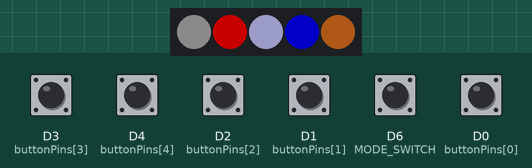
Bench run of a sketch on a simulated ESP8266 (NodeMCU). On the bench: 5 RGB LEDs in strip order, left to right. The test bench sets the inputs (shaded band); at power-on: D0 (buttonPins[0]), D1 (buttonPins[1]), D2 (buttonPins[2]), D3 (buttonPins[3]), D4 (buttonPins[4]), D6 (MODE_SWITCH) HIGH. Dim RGB values are drawn brighter than linear.

Above: at 0.1 s.
1.3 s: D3 (buttonPins[3]) pulled LOW for 0.15 s
At 3.6 s:
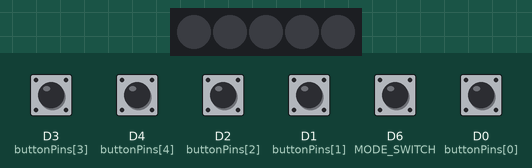
3.9 s: D4 (buttonPins[4]) pulled LOW for 0.15 s
At 4.4 s:
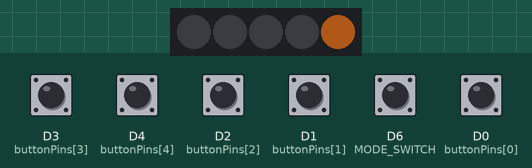
6.5 s: D2 (buttonPins[2]) pulled LOW for 0.15 s
At 7.4 s:
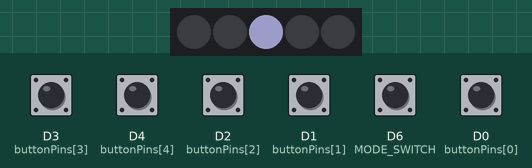
9.1 s: D1 (buttonPins[1]) pulled LOW for 0.15 s
At 9.6 s:
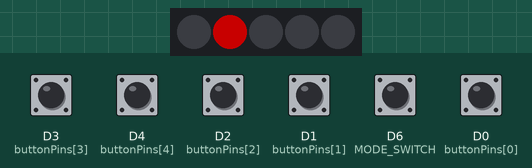
11.7 s: D0 (buttonPins[0]) pulled LOW for 0.15 s
At 12.6 s:
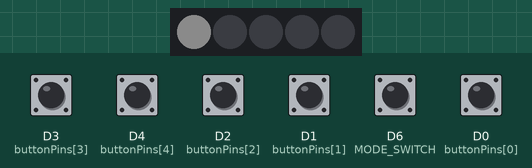
14.3 s: D0 (buttonPins[0]) pulled LOW for 1 s
At 17.3 s:
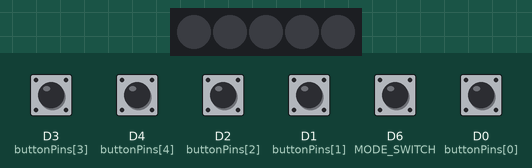
Timing chart, 0 to 18.8 s (numbered marks = the images above; inputs shaded):
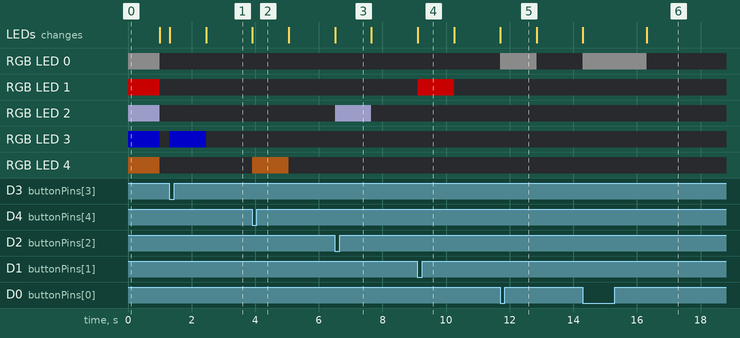

The sketch:

switchtester.ino
```cpp
#include <FastLED.h>

#define NUM_LEDS      5
#define DATA_PIN      D5
#define MODE_SWITCH   D6

const int buttonPins[NUM_LEDS] = {D0, D1, D2, D3, D4};

CRGB leds[NUM_LEDS];

const CRGB switchColors[NUM_LEDS] = {
  CRGB(30, 30, 30),    //Black
  CRGB::Red,           //Red
  CRGB(200, 200, 255), //Silver
  CRGB::Blue,          //Blue
  CRGB(139, 69, 19)    //Brown
};

//LED Reactive Mode
unsigned long lightTimers[NUM_LEDS] = {0, 0, 0, 0, 0};
const int LIGHT_DURATION = 1000; //One second fade

void setup() {
  pinMode(MODE_SWITCH, INPUT_PULLUP);

  for (int i = 0; i < NUM_LEDS; i++) {
    pinMode(buttonPins[i], INPUT_PULLUP);
  }

  FastLED.addLeds<WS2812B, DATA_PIN, GRB>(leds, NUM_LEDS);
  FastLED.setBrightness(100); //LED strength 0 - 255
}

void loop() {
  bool isAlwaysOnMode = (digitalRead(MODE_SWITCH) == LOW); //Read slider switch
  unsigned long currentTime = millis();

  for (int i = 0; i < NUM_LEDS; i++) {

    bool isPressed = (digitalRead(buttonPins[i]) == LOW); //Low = pressed

    if (isPressed) {
      lightTimers[i] = currentTime;
    }

    if (isAlwaysOnMode) {
      leds[i] = switchColors[i];
    }
    else {
      if (currentTime - lightTimers[i] < LIGHT_DURATION) {
        leds[i] = switchColors[i];
      } else {
        leds[i] = CRGB::Black;
      }
    }
  }

  FastLED.show();

    delay(10);
}
```

Measured:
- after the input at 1.3 s, RGB LED 3: off → RGB(0, 0, 100) at once, → off 1.1 s later; the LEDs: first change at once (image 1 shows a later state)
- after the input at 3.9 s, RGB LED 4: off → RGB(54, 27, 7) at once, → off 1.2 s later; the LEDs: change at once (image 2)
- after the input at 6.5 s, RGB LED 2: off → RGB(78, 78, 100) at once, → off 1.1 s later; the LEDs: change at once (image 3)
- after the input at 9.1 s, RGB LED 1: off → RGB(100, 0, 0) at once, → off 1.2 s later; the LEDs: change at once (image 4)
- after the input at 11.7 s, RGB LED 0: off → RGB(11, 11, 11) at once, → off 1.1 s later; the LEDs: change at once (image 5)
- after the input at 14.3 s, RGB LED 0: off → RGB(11, 11, 11) at once, → off 2.0 s later; the LEDs: first change at once (image 6 shows a later state)
